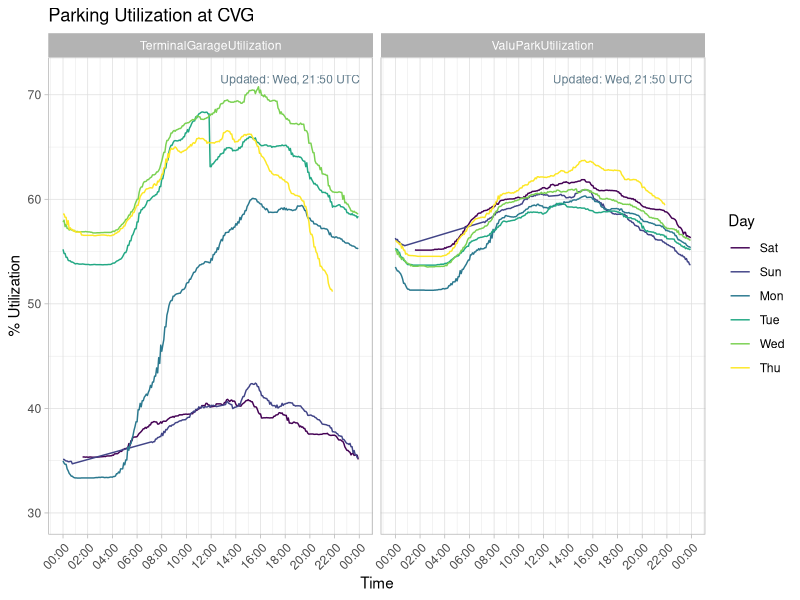
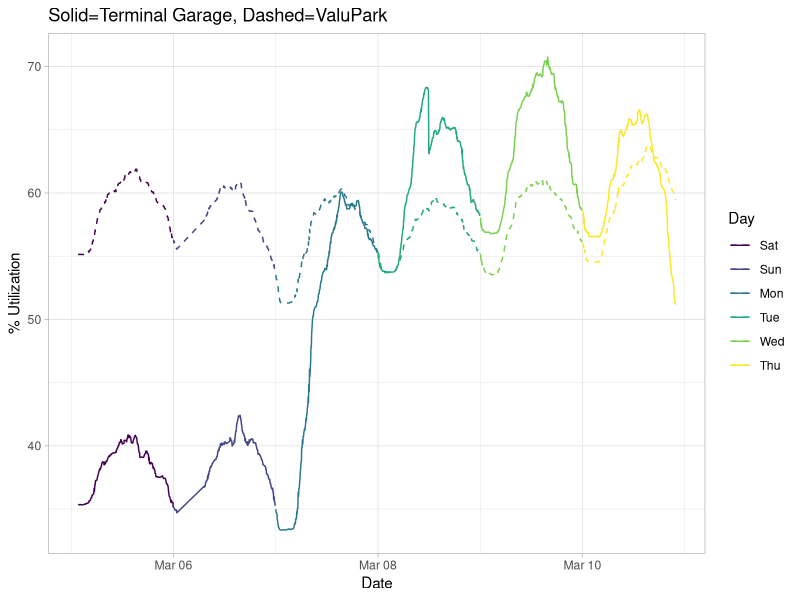

Write the R code that produced these figures, in order.
setwd("~/Documents/Data Science/CVG_Parking")

library(ggplot2)
library(dplyr)
library(tidyr)
library(scales)

data.cvg <- tbl_df(read.csv('o.txt',sep = ',',header = F))
names(data.cvg) <- c('Date','TerminalGarageUtilization','ValuParkUtilization')

data.cvg$Date <- as.POSIXct(data.cvg$Date)

data.cvg <- data.cvg %>%
    mutate(TerminalGarageUtilization=100-TerminalGarageUtilization) %>%
    mutate(ValuParkUtilization=100-ValuParkUtilization) %>%
    mutate(Day=format(Date,'%a'))

data.cvg$Day <- factor(data.cvg$Day,levels = c('Sat','Sun','Mon','Tue','Wed','Thu','Fri'),ordered = T)

data.cvg <- data.cvg %>% mutate(Time=as.POSIXct(format(Date, format = "%H:%M:%S"), format = "%H:%M:%S"))

data.tidy <- data.cvg %>% gather('Parameter','Value',2:3)

ggplot(data.tidy)+
    geom_line(aes(x=Time,y=Value,color=Day))+
    facet_grid(.~Parameter)+
    labs(title='Parking Utilization at CVG',x='Time',y='% Utilization')+
    theme_light()+
scale_x_datetime(date_breaks = '2 hours',
                 labels = date_format("%H:%M",tz = "EST"))+
    scale_y_continuous(limits=c(30,71.5),breaks = seq.int(from = 0,to = 100,by = 10))+
    theme(axis.text.x = element_text(angle = 45, hjust = 1,size = 9))+
    annotate('text',x=as.POSIXct(paste(Sys.Date(),' 18:25'),tz = 'EST'),y=71.5,label=paste('Updated:',format(data.tidy$Time[length(data.tidy$Time)],"%a, %H:%M %Z")),size=3,color='lightskyblue4')

ggplot(data.cvg)+
    geom_line(aes(x=Date,y=TerminalGarageUtilization,color=Day))+
    geom_line(aes(x=Date,y=ValuParkUtilization,color=Day),lty=2)+
    labs(title='Solid=Terminal Garage, Dashed=ValuPark',y='% Utilization')+
    theme_light()

#ggplot(data.cvg)+geom_point(aes(x=TerminalGarageUtilization,y=ValuParkUtilization,color=Day,shape=Day))+scale_x_continuous(limits = c(30,70))+scale_y_continuous(limits = c(30,70))

#ggplot(data.tidy)+geom_violin(aes(x = Parameter,y = Value,fill=Day),scale = 'area')
